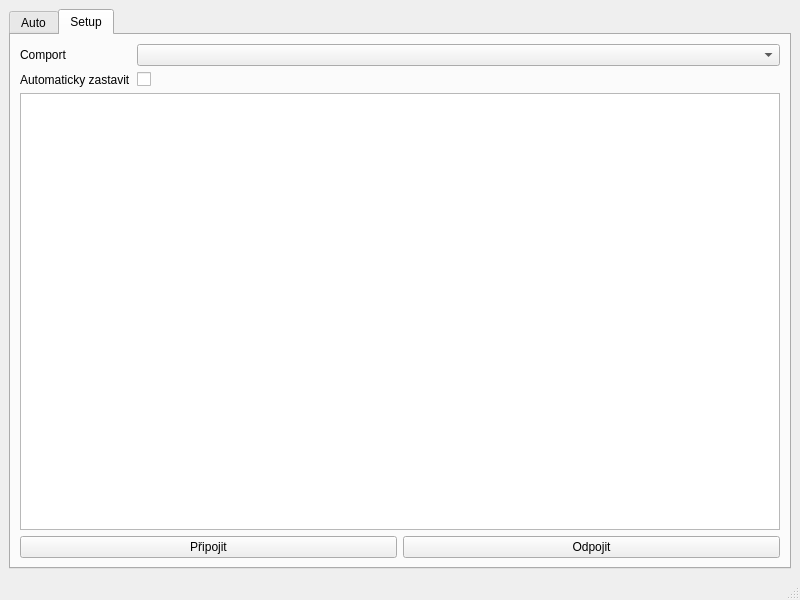
<?xml version="1.0" encoding="UTF-8"?>
<ui version="4.0">
 <class>MainWindow</class>
 <widget class="QMainWindow" name="MainWindow">
  <property name="geometry">
   <rect>
    <x>0</x>
    <y>0</y>
    <width>800</width>
    <height>600</height>
   </rect>
  </property>
  <property name="windowTitle">
   <string>MainWindow</string>
  </property>
  <property name="styleSheet">
   <string notr="true">

QSlider::handle
{
 background: qlineargradient(x1:0, y1:0, x2:1, y2:1, stop:0 #b4b4b4, stop:1 #8f8f8f);
 border: 1px solid #5c5c5c;
 border-radius: 3px;

 height: 100px;
}

QSlider::groove
{
 border: 1px solid #999999;
 background: qlineargradient(x1:0, y1:0, x2:0, y2:1, stop:0 #E6E6E6, stop:1 #EEEEEE);
}</string>
  </property>
  <widget class="QWidget" name="centralwidget">
   <layout class="QVBoxLayout" name="verticalLayout">
    <item>
     <widget class="QTabWidget" name="tabWidget">
      <property name="currentIndex">
       <number>1</number>
      </property>
      <widget class="QWidget" name="tab_auto">
       <attribute name="title">
        <string>Auto</string>
       </attribute>
       <layout class="QVBoxLayout" name="verticalLayout_3">
        <item>
         <widget class="QPushButton" name="pb_stop">
          <property name="minimumSize">
           <size>
            <width>0</width>
            <height>48</height>
           </size>
          </property>
          <property name="text">
           <string>Stop</string>
          </property>
          <property name="iconSize">
           <size>
            <width>16</width>
            <height>16</height>
           </size>
          </property>
         </widget>
        </item>
        <item>
         <layout class="QGridLayout" name="gridLayout">
          <item row="0" column="1">
           <layout class="QHBoxLayout" name="horizontalLayout_2">
            <item>
             <widget class="QLabel" name="label_4">
              <property name="text">
               <string>Pravý pás</string>
              </property>
             </widget>
            </item>
            <item>
             <widget class="QLabel" name="label_6">
              <property name="text">
               <string>0</string>
              </property>
             </widget>
            </item>
           </layout>
          </item>
          <item row="0" column="0">
           <layout class="QHBoxLayout" name="horizontalLayout_3">
            <item>
             <widget class="QLabel" name="label_3">
              <property name="text">
               <string>Levý pás</string>
              </property>
             </widget>
            </item>
            <item>
             <widget class="QLabel" name="label_5">
              <property name="text">
               <string>0</string>
              </property>
             </widget>
            </item>
           </layout>
          </item>
          <item row="2" column="0">
           <widget class="QSlider" name="sl_left">
            <property name="sizePolicy">
             <sizepolicy hsizetype="Expanding" vsizetype="Expanding">
              <horstretch>0</horstretch>
              <verstretch>0</verstretch>
             </sizepolicy>
            </property>
            <property name="minimum">
             <number>-100</number>
            </property>
            <property name="maximum">
             <number>100</number>
            </property>
            <property name="orientation">
             <enum>Qt::Vertical</enum>
            </property>
           </widget>
          </item>
          <item row="2" column="1">
           <widget class="QSlider" name="sl_right">
            <property name="enabled">
             <bool>true</bool>
            </property>
            <property name="sizePolicy">
             <sizepolicy hsizetype="Expanding" vsizetype="Expanding">
              <horstretch>0</horstretch>
              <verstretch>0</verstretch>
             </sizepolicy>
            </property>
            <property name="minimum">
             <number>-100</number>
            </property>
            <property name="maximum">
             <number>100</number>
            </property>
            <property name="orientation">
             <enum>Qt::Vertical</enum>
            </property>
           </widget>
          </item>
         </layout>
        </item>
       </layout>
      </widget>
      <widget class="QWidget" name="tab_com">
       <attribute name="title">
        <string>Setup</string>
       </attribute>
       <layout class="QVBoxLayout" name="verticalLayout_2">
        <item>
         <layout class="QFormLayout" name="formLayout">
          <item row="0" column="0">
           <widget class="QLabel" name="label">
            <property name="text">
             <string>Comport</string>
            </property>
           </widget>
          </item>
          <item row="0" column="1">
           <widget class="QComboBox" name="cmb_com"/>
          </item>
          <item row="1" column="0">
           <widget class="QLabel" name="label_2">
            <property name="text">
             <string>Automaticky zastavit</string>
            </property>
           </widget>
          </item>
          <item row="1" column="1">
           <widget class="QCheckBox" name="chk_autostop">
            <property name="text">
             <string/>
            </property>
           </widget>
          </item>
         </layout>
        </item>
        <item>
         <widget class="QPlainTextEdit" name="pte_log">
          <property name="readOnly">
           <bool>true</bool>
          </property>
         </widget>
        </item>
        <item>
         <layout class="QHBoxLayout" name="horizontalLayout">
          <item>
           <widget class="QPushButton" name="pb_connect">
            <property name="text">
             <string>Připojit</string>
            </property>
           </widget>
          </item>
          <item>
           <widget class="QPushButton" name="pb_disconnect">
            <property name="text">
             <string>Odpojit</string>
            </property>
           </widget>
          </item>
         </layout>
        </item>
       </layout>
      </widget>
     </widget>
    </item>
   </layout>
  </widget>
  <widget class="QStatusBar" name="statusbar"/>
 </widget>
 <resources/>
 <connections>
  <connection>
   <sender>sl_left</sender>
   <signal>valueChanged(int)</signal>
   <receiver>label_5</receiver>
   <slot>setNum(int)</slot>
   <hints>
    <hint type="sourcelabel">
     <x>242</x>
     <y>329</y>
    </hint>
    <hint type="destinationlabel">
     <x>238</x>
     <y>117</y>
    </hint>
   </hints>
  </connection>
  <connection>
   <sender>sl_right</sender>
   <signal>valueChanged(int)</signal>
   <receiver>label_6</receiver>
   <slot>setNum(int)</slot>
   <hints>
    <hint type="sourcelabel">
     <x>534</x>
     <y>288</y>
    </hint>
    <hint type="destinationlabel">
     <x>614</x>
     <y>120</y>
    </hint>
   </hints>
  </connection>
 </connections>
</ui>
